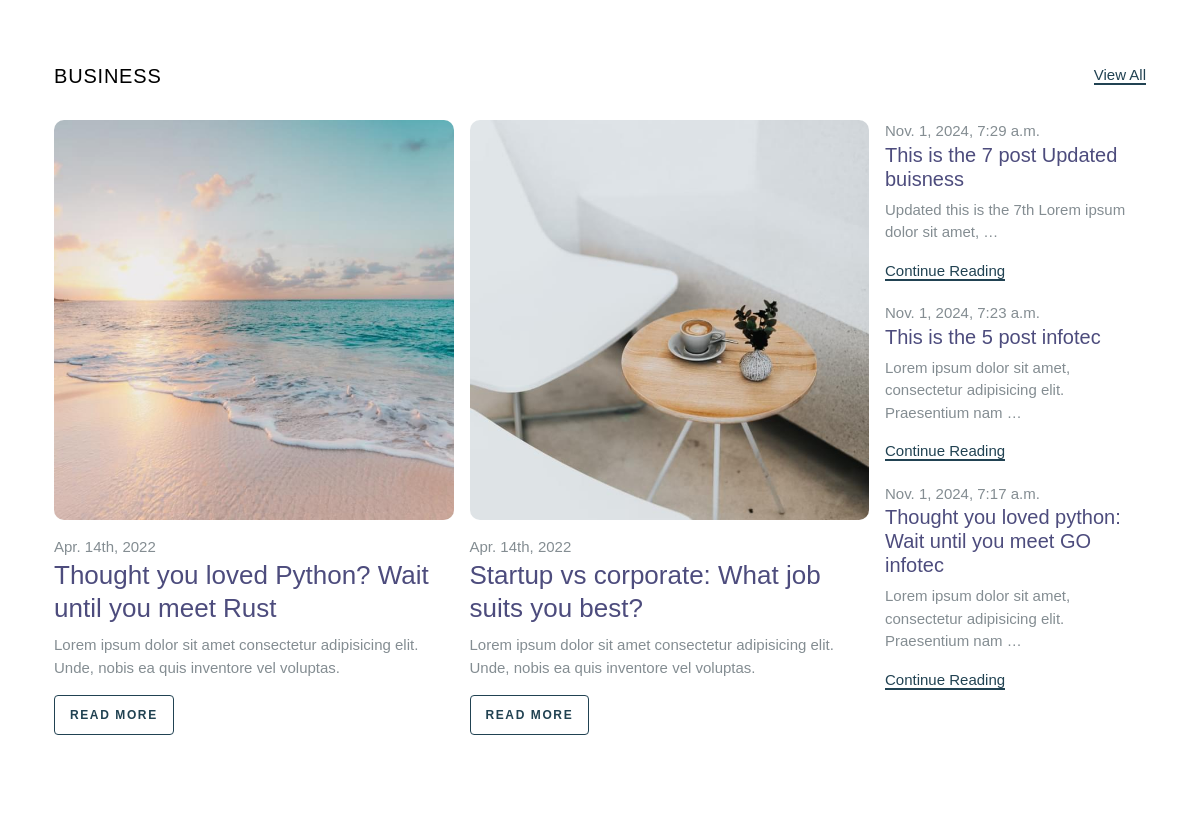
The app's page / (middle part), older data.
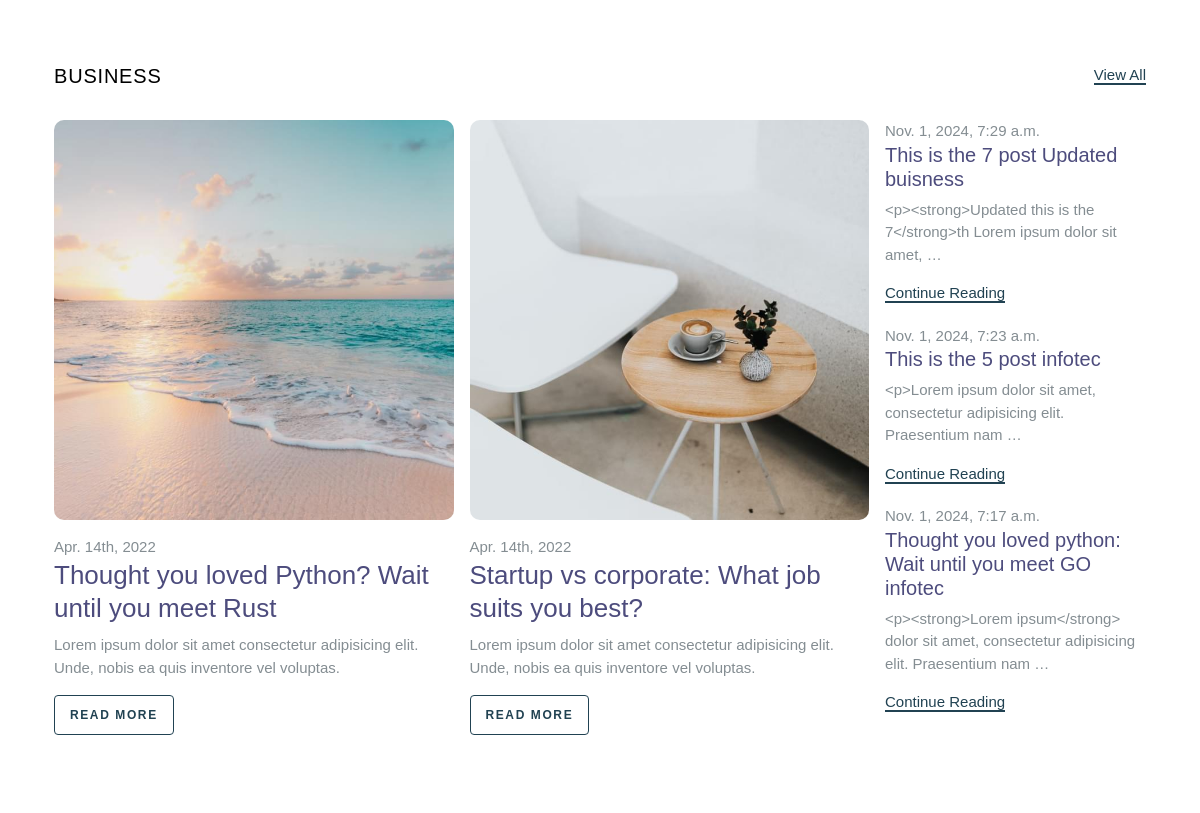
The same page, newer data.
### blog/models.py (models this page shows, shortened)
class Post(models.Model):
    author = models.ForeignKey(User, on_delete=models.CASCADE)
    title = models.CharField(max_length=255)
    tag = models.CharField(max_length=255)
    header_image = models.ImageField(null=True, blank=True, upload_to="images/")
    body = RichTextField(blank=True, null=True)
    created_at = models.DateTimeField(default=datetime.now, blank=True)
    category = models.CharField(max_length=255)
    likes = models.ManyToManyField(User, related_name='blog_posts')

### blog/views.py (the view)
# urls.py: path('', indexView.as_view(), name='index'),
class indexView(ListView):
    model = Post
    template_name = 'index.html'
    ordering = ['-created_at'] #ordering post by created newest first
    def get_context_data(self, **kwargs):
        context = super().get_context_data(**kwargs)
        posts = Post.objects.order_by('-created_at')
        post_dict = {}
        for i in range(5):  # Adjust the range if you want more or fewer posts
            post_dict[f'post_{i + 1}'] = posts[i] if len(posts) > i else None
        context.update(post_dict)
        return context

### templates/index.html (shortened to what this page needs)
{% extends 'base.html' %}
{% block content %}
{% load static %}
		<section class="section posts-entry">
			<div class="container">
				<div class="row mb-4">
					<div class="col-sm-6">
						<h2 class="posts-entry-title">Business  </h2>
					</div>
					<div class="col-sm-6 text-sm-end"><a href="{% static 'category.html' %}" class="read-more">View All</a></div>
				</div>
				<div class="row g-3">
					<div class="col-md-9">
						<div class="row g-3">
							<div class="col-md-6">
								<div class="blog-entry">
									<a href="{ url 'single'}" class="img-link">
										<img src=" {% static 'images/img_1_sq.jpg' %}" alt="Image" class="img-fluid">
									</a>
									<span class="date">Apr. 14th, 2022</span>
									<h2><a href="{% static 'single.html' %}">Thought you loved Python? Wait until you meet Rust</a></h2>
									<p>Lorem ipsum dolor sit amet consectetur adipisicing elit. Unde, nobis ea quis inventore vel voluptas.</p>
									<p><a href="#" class="btn btn-sm btn-outline-primary">Read More</a></p>
								</div>
							</div>
							<div class="col-md-6">
								<div class="blog-entry">
									<a href="{% static 'single.html' %}" class="img-link">
										<img src=" {% static 'images/img_2_sq.jpg' %}" alt="Image" class="img-fluid">
									</a>
									<span class="date">Apr. 14th, 2022</span>
									<h2><a href="{% static 'single.html' %}">Startup vs corporate: What job suits you best?</a></h2>
									<p>Lorem ipsum dolor sit amet consectetur adipisicing elit. Unde, nobis ea quis inventore vel voluptas.</p>
									<p><a href="{% static 'single.html' %}" class="btn btn-sm btn-outline-primary">Read More</a></p>
								</div>
							</div>
						</div>
					</div>
					<div class="col-md-3">
						<ul class="list-unstyled blog-entry-sm">
							{% with object_list|slice:":3" as recent_post %}
								{% for post in recent_post %}
									<li>
										<span> {{post.created_at}} </span>
										<h3><a href="{% url 'single' post.pk %}">{{post.title}} {{post.category}} </a></h3>
										<p>{{post.body|truncatewords:10}}</p>
										<p><a href="{% url 'single' post.pk %}" class="read-more">Continue Reading</a></p>
									</li>
							{% endfor%}
							{%endwith%}
						</ul>
					</div>
				</div>
			</div>
		</section>
		{% endblock%}

### templates/base.html (shortened to what this page needs)
{% load static %}
<!doctype html>
<html lang="en">
<head>
    <link rel="stylesheet" href="{% static 'fonts/icomoon/style.css' %}">
    <link rel="stylesheet" href="{% static 'fonts/flaticon/font/flaticon.css' %}">
    <link rel="stylesheet" href="{% static 'https://cdn.jsdelivr.net/npm/bootstrap-icons@1.8.1/font/bootstrap-icons.css' %}">
    <link rel="stylesheet" href="{% static 'css/tiny-slider.css' %}">
    <link rel="stylesheet" href="{% static 'css/aos.css' %}">
    <link rel="stylesheet" href="{% static 'css/glightbox.min.css' %}">
    <link rel="stylesheet" href="{% static 'css/style.css' %}">
    <link rel="stylesheet" href="{% static 'css/flatpickr.min.css' %}">
</head>
<body>
        <div class="container">
            {% block content %}
            {% endblock %}
        </div>
</body>

Row changes from the older to the newer data that the page shows:
changed Post "This is the 7 post Updated": body "Updated this is the 7th Lorem ipsum dolor sit amet, …" → "<p><strong>Updated this is the 7</strong>th Lorem ipsum dolor sit amet, …"
changed Post "This is the 5 post": body "Lorem ipsum dolor sit amet, consectetur adipisicing elit. Praesentium nam …" → "<p>Lorem ipsum dolor sit amet, consectetur adipisicing elit. Praesentium nam …"
changed Post "Thought you loved python: Wait until you meet GO": body "Lorem ipsum dolor sit amet, consectetur adipisicing elit. Praesentium nam …" → "<p><strong>Lorem ipsum</strong> dolor sit amet, consectetur adipisicing elit. Praesentium nam …"
